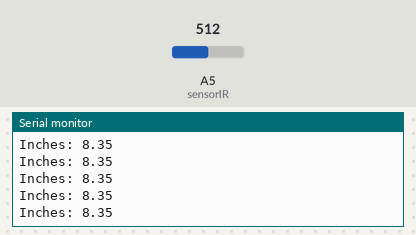
The sketch below on a simulated Arduino Uno, built with avr-gcc and run on an emulated ATmega328P. On the bench: the last lines printed to the serial monitor. The inputs (shaded band) are chosen by the test bench; at power-on: A5 (sensorIR) = 512.

Above: at 1.2 s.
1.3 s: A5 (sensorIR) set to 0
At 1.42 s:
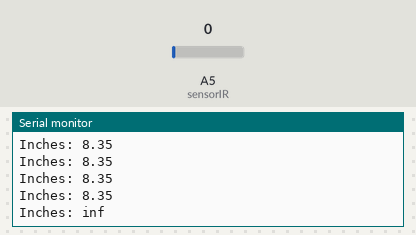
3.3 s: A5 (sensorIR) set to 60
At 3.33 s:
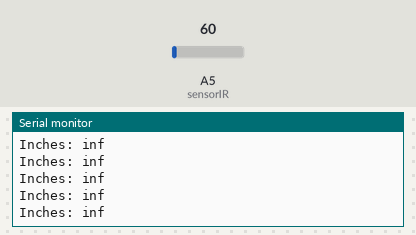

Measured:
- after the input at 1.3 s, the serial monitor: prints a new line after 0.11 s (image 1)

The sketch:

ProjectCode.ino
```cpp
/*
 * Name: EE4144 Term Project
 * Authors:
 * Description: Using a servo, IR distance sensor and photo diodes are goal is to balance a billiard ball at the center of a metal rod.
 */

//Include any needed libraries here.

//Using C, we want to put our pointers that hold the register addresses here, as global variables so we can access them throughout our code.

#define dt .004   //seconds         //250Hz or 4ms refresh rate ensures dt is a contant 4ms
#define rod_center 25               //25 cm
//------------------------------------------IRsensor-------------------------------------
#define sensorIR 5               //Must be an analog pin
float sensorValue, inches, cm;    //Must be of type float for pow()
//------------------------------------------PID-----------------------------------
int pid_setpoint, IRsensor_input;
double timer;                       //Refresh timer
float pid_p_gain = 0;               //Gain setting for the P-controller
float pid_i_gain = 0;               //Gain setting for the I-controller
float pid_d_gain = 0;               //Gain setting for the D-controller
int pid_max = 50;                   //Maximum output of the PID-controller (+/-) 50cm
float pid_error = 0;                //error from set point (cm)
float pid_output, pid_last_d_error, pid_i, pid_d;


//Function prototypes.
void initialize_interupt_registers();
float getIRsensor_input();
void moveServo(float pid_output);


void setup() {
  //Using C initialize appropriate registers using specific functions. i.e.
  initialize_interupt_registers();
  Serial.begin(9600);
}

void loop() {

  //PID Controller.
  //Recieves inputs from IR sensor or photodiode. Outputs a signal to servo for angle adjustment.

  timer = micros();                                                             //Begin refresh timer for a 4ms refresh rate. So our dt is 4ms.

  IRsensor_input = getIRsensor_input();                                         //get input from analog IR sensor.(How far from sensor)

  //Proportional
  pid_error = IRsensor_input - rod_center;                                     //where we are now (sensors) - where we want to be (center of rod)

  //Integral
  pid_i += pid_error*dt;                                                       //adding up all error over small amounts of time
  if(pid_i > pid_max) pid_i = pid_max;
  else if(pid_i < pid_max * -1) pid_i = pid_max * -1;

  //Derivative
  pid_d = (pid_error - pid_last_d_error)/dt;                                  //change in error over change in small time. AKA intantaneous slope of error vs time curve

  //Final PID output
  pid_output = pid_p_gain * pid_error + pid_i_gain * pid_i + pid_d_gain * pid_d;
  if(pid_output > pid_max)pid_output = pid_max;
  else if(pid_output < pid_max * -1)pid_output = pid_max * -1;


  pid_last_d_error = pid_error;                                               //Previous error for derivative calculation

  moveServo(pid_output);                                                      //move servo to an angle that will get ball rolling towards center. either +/- angle

  while(micros() - timer < 4000); //wait until 400 microseconds pass (4ms) for a 4ms refresh rate.


}

void initialize_interupt_registers() {}

void moveServo(float pid_output) {}

float getIRsensor_input() {

  sensorValue = analogRead(sensorIR);
  inches = 4192.936 * pow(sensorValue,-0.935) - 3.937;
  //cm = 10650.08 * pow(sensorValue,-0.935) - 10;
  delay(100);
  Serial.print("Inches: ");
  Serial.println(inches);
}
```
